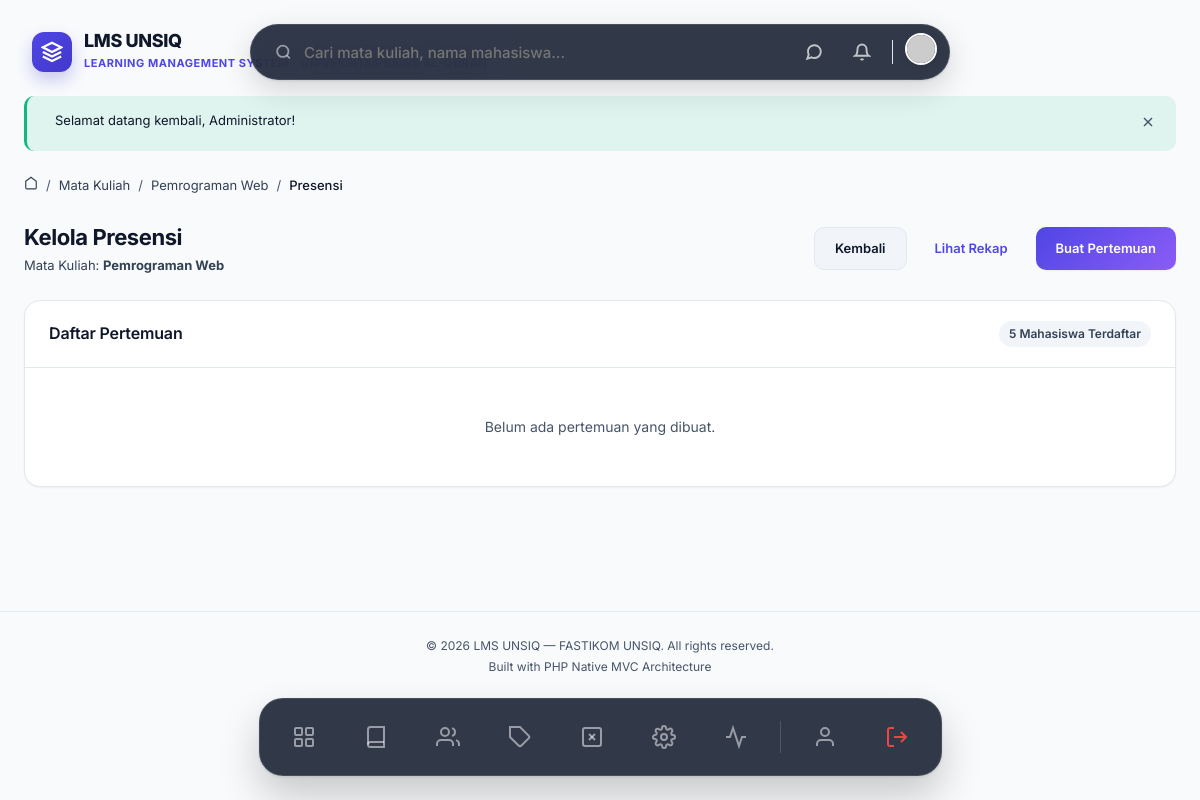
The page /courses/1/attendance (signed in) on the database its author committed.
### tables this page shows
CREATE TABLE IF NOT EXISTS settings (
    id INT AUTO_INCREMENT PRIMARY KEY,
    key_name VARCHAR(100) NOT NULL UNIQUE,
    value TEXT NULL,
    group_name VARCHAR(50) NOT NULL DEFAULT 'general',
    description VARCHAR(255) NULL,
    INDEX idx_settings_group (group_name)
);

CREATE TABLE IF NOT EXISTS courses (
    id INT AUTO_INCREMENT PRIMARY KEY,
    dosen_id INT NOT NULL,
    category_id INT NULL,
    code VARCHAR(20) NOT NULL UNIQUE COMMENT 'Kode mata kuliah',
    name VARCHAR(200) NOT NULL,
    description TEXT NULL,
    thumbnail VARCHAR(255) NULL,
    sks INT NOT NULL DEFAULT 2,
    semester VARCHAR(20) NULL COMMENT 'Ganjil/Genap',
    academic_year VARCHAR(20) NULL COMMENT '2025/2026',
    status ENUM('draft', 'published', 'archived') NOT NULL DEFAULT 'draft',
    max_students INT NULL DEFAULT 40,
    created_at TIMESTAMP DEFAULT CURRENT_TIMESTAMP,
    updated_at TIMESTAMP DEFAULT CURRENT_TIMESTAMP ON UPDATE CURRENT_TIMESTAMP,
    FOREIGN KEY (dosen_id) REFERENCES users(id) ON DELETE CASCADE,
    FOREIGN KEY (category_id) REFERENCES categories(id) ON DELETE SET NULL,
    INDEX idx_courses_status (status),
    INDEX idx_courses_dosen (dosen_id),
    INDEX idx_courses_code (code)
);

### app/Views/attendance/index.php (the view, shortened to what the rows shown need)
<div class="animate-fade-in">
    <div class="page-header">
        <div>
            <h1>Kelola Presensi</h1>
            <p class="text-muted">Mata Kuliah: <strong><?= e($course['name']) ?></strong></p>
        </div>
        <div class="btn-group">
            <a href="<?= url('/courses/' . $course['id']) ?>" class="btn btn-secondary">Kembali</a>
            <a href="<?= url('/courses/' . $course['id'] . '/attendance/recap') ?>" class="btn btn-outline">Lihat Rekap</a>
            <a href="<?= url('/courses/' . $course['id'] . '/attendance/create') ?>" class="btn btn-primary">Buat Pertemuan</a>
        </div>
    </div>
    <div class="card">
        <div class="card-header d-flex justify-between align-center" style="flex-wrap: wrap; gap: 16px;">
            <h3>Daftar Pertemuan</h3>
            <span class="badge badge-secondary"><?= $studentCount ?> Mahasiswa Terdaftar</span>
        </div>
        <div class="card-body" style="padding:0;">
            <?php if (empty($attendances)): ?>
                <div class="empty-state" style="padding:48px;">
                    <p>Belum ada pertemuan yang dibuat.</p>
                </div>
            <?php endif; ?>
        </div>
    </div>
</div>

### app/Core/Router.php (shortened to what the rows shown need)
<?php
class Router
{
    private array $routes = [
        'GET'    => [],
        'POST'   => [],
        'PUT'    => [],
        'DELETE' => [],
    ];
    private function addRoute(string $method, string $uri, array $action, array $middleware = []): self
    {
        $this->routes[$method][] = [
            'uri'        => $uri,
            'controller' => $action[0],
            'method'     => $action[1],
            'middleware'  => $middleware,
        ];
        return $this;
    }
    public function dispatch(string $requestMethod, string $requestUri): void
    {
        $routes = $this->routes[$requestMethod] ?? [];
        foreach ($routes as $route) {
            $params = $this->matchRoute($route['uri'], $requestUri);
            if ($params !== false) {
                $methodName      = $route['method'];
                $controller = new $controllerClass();
                call_user_func_array([$controller, $methodName], $params);
                return;
            }
        }
        throw new Exceptions\NotFoundException("Route [{$requestMethod} {$requestUri}] not found.");
    }
    private function matchRoute(string $routeUri, string $requestUri): array|false
    {
        $pattern = preg_replace('/\{([a-zA-Z_]+)\}/', '([a-zA-Z0-9_-]+)', $routeUri);
        $pattern = '#^' . $pattern . '$#';
        if (preg_match($pattern, $requestUri, $matches)) {
            array_shift($matches);
            return $matches;
        }
        return false;
    }
}

### app/Views/partials/navbar.php (shortened to what the rows shown need)
<?php
$user = $currentUser ?? \App\Core\Session::user();
$notifCount = 0;
try {
    $notifModel = new \App\Models\Notification();
    $notifCount = $notifModel->countUnread($user['id'] ?? 0);
} catch (\Throwable $e) {}
?>
<div style="display: flex; justify-content: center; position: sticky; top: 24px; z-index: 999; margin-bottom: 24px; pointer-events: none; width: 100%;">
<?php
    $settingModel = new \App\Models\Setting();
    $siteName = $settingModel->getValue('site_name', 'LMS UNSIQ');
    $siteDesc = $settingModel->getValue('site_description', 'Portal Akademik');
    $siteLogo = $settingModel->getValue('site_logo');
?>
    <a href="<?= url('/dashboard') ?>" style="position: absolute; left: 32px; top: 50%; transform: translateY(-50%); pointer-events: auto; display: flex; align-items: center; gap: 12px; text-decoration: none; transition: transform 0.2s;" onmouseover="this.style.transform='translateY(-50%) scale(1.02)'" onmouseout="this.style.transform='translateY(-50%) scale(1)'">
        <?php if (!empty($siteLogo)): ?>
            <img src="<?= e(str_starts_with($siteLogo, 'http') ? $siteLogo : upload_url($siteLogo)) ?>" alt="Logo" style="width: 40px; height: 40px; border-radius: 8px; object-fit: contain;">
        <?php else: ?>
            <div style="width: 40px; height: 40px; background: linear-gradient(135deg, #4f46e5, #4338ca); border-radius: 12px; display: flex; justify-content: center; align-items: center; box-shadow: 0 8px 16px rgba(67,56,202,0.25);">
                <svg width="22" height="22" viewBox="0 0 24 24" fill="none" stroke="white" stroke-width="2.5"><path d="M12 2L2 7l10 5 10-5-10-5z"/><path d="M2 17l10 5 10-5"/><path d="M2 12l10 5 10-5"/></svg>
            </div>
        <?php endif; ?>
        <div>
            <h1 style="font-size: 18px; font-weight: 800; color: var(--text-primary); letter-spacing: -0.02em; margin: 0; line-height: 1.1;"><?= e($siteName) ?></h1>
            <span style="font-size: 11px; font-weight: 700; color: var(--accent-primary); letter-spacing: 0.05em; text-transform: uppercase;"><?= e($siteDesc) ?></span>
        </div>
    </a>
    <div style="pointer-events: auto; display: flex; justify-content: space-between; align-items: center; background: rgba(15, 23, 42, 0.85); backdrop-filter: blur(16px); padding: 8px 12px 8px 24px; border-radius: 999px; box-shadow: 0 10px 30px rgba(0,0,0,0.15), 0 1px 3px rgba(0,0,0,0.1); border: 1px solid rgba(255,255,255,0.1); width: 100%; max-width: 700px; transition: all 0.3s cubic-bezier(0.34, 1.56, 0.64, 1);">
        <form action="<?= url('/search') ?>" method="GET" style="display: flex; align-items: center; gap: 12px; flex: 1; margin:0;">
            <svg width="18" height="18" viewBox="0 0 24 24" fill="none" stroke="currentColor" stroke-width="2.5" style="color: rgba(255,255,255,0.5);"><circle cx="11" cy="11" r="8"/><line x1="21" y1="21" x2="16.65" y2="16.65"/></svg>
            <input type="text" name="q" placeholder="Cari mata kuliah, nama mahasiswa..." style="border: none; background: transparent; width: 100%; font-size: 15px; font-weight: 500; outline: none; color: white; font-family: inherit;" autocomplete="off">
        </form>
        <div style="display: flex; align-items: center; gap: 12px;">
            <a href="<?= url('/messages') ?>" style="position:relative; text-decoration: none; width: 36px; height: 36px; display: flex; align-items: center; justify-content: center; border-radius: 50%; color: rgba(255,255,255,0.7); transition: background 0.2s;" onmouseover="this.style.background='rgba(255,255,255,0.1)'" onmouseout="this.style.background='transparent'">
                <svg width="18" height="18" viewBox="0 0 24 24" fill="none" stroke="currentColor" stroke-width="2.5"><path d="M21 11.5a8.38 8.38 0 0 1-.9 3.8 8.5 8.5 0 0 1-7.6 4.7 8.38 8.38 0 0 1-3.8-.9L3 21l1.9-5.7a8.38 8.38 0 0 1-.9-3.8 8.5 8.5 0 0 1 4.7-7.6 8.38 8.38 0 0 1 3.8-.9h.5a8.48 8.48 0 0 1 8 8v.5z"/></svg>
            </a>
            <?php if ($notifCount > 0): ?>
            <a href="<?= url('/notifications') ?>" style="text-decoration: none; background: var(--bg-primary); padding: 6px 12px; border-radius: 99px; font-size: 13px; font-weight: 700; color: var(--accent-primary); border: 1px solid var(--border-color); display: flex; align-items: center; gap: 6px; box-shadow: 0 2px 4px rgba(0,0,0,0.02); transition: transform 0.2s;" onmouseover="this.style.transform='scale(1.05)'" onmouseout="this.style.transform='scale(1)'">
                <div style="width: 6px; height: 6px; background: var(--accent-success); border-radius: 50%;"></div>
                <?= $notifCount ?> Info
            </a>
            <?php else: ?>
            <a href="<?= url('/notifications') ?>" style="text-decoration: none; width: 36px; height: 36px; display: flex; align-items: center; justify-content: center; border-radius: 50%; color: rgba(255,255,255,0.7); transition: background 0.2s;" onmouseover="this.style.background='rgba(255,255,255,0.1)'" onmouseout="this.style.background='transparent'">
                <svg width="18" height="18" viewBox="0 0 24 24" fill="none" stroke="currentColor" stroke-width="2.5"><path d="M18 8A6 6 0 006 8c0 7-3 9-3 9h18s-3-2-3-9"/><path d="M13.73 21a2 2 0 01-3.46 0"/></svg>
            </a>
            <?php endif; ?>
            <a href="<?= url('/profile') ?>">
                <img src="<?= !empty($user['avatar']) ? upload_url($user['avatar']) : 'https://ui-avatars.com/api/?name='.urlencode($user['name'] ?? 'U').'&background=6366f1&color=fff' ?>" alt="Avatar" style="width: 32px; height: 32px; border-radius: 50%; box-shadow: 0 2px 8px rgba(0,0,0,0.1); border: 2px solid white; transition: transform 0.2s;" onmouseover="this.style.transform='scale(1.1)'" onmouseout="this.style.transform='scale(1)'">
            </a>
        </div>
    </div>
</div>

### rows shown on the page
settings: value "LMS UNSIQ"
settings: value "LEARNING MANAGEMENT SYSTEM - UNIVERSITAS SAINS AL-QURAN"
courses: name "Pemrograman Web"

### other values the page prints
$message "Selamat datang kembali, Administrator!"
$crumb['label'] "Mata Kuliah"
$crumb['label'] "Pemrograman Web"
$crumb['label'] "Presensi"
$studentCount "5"
